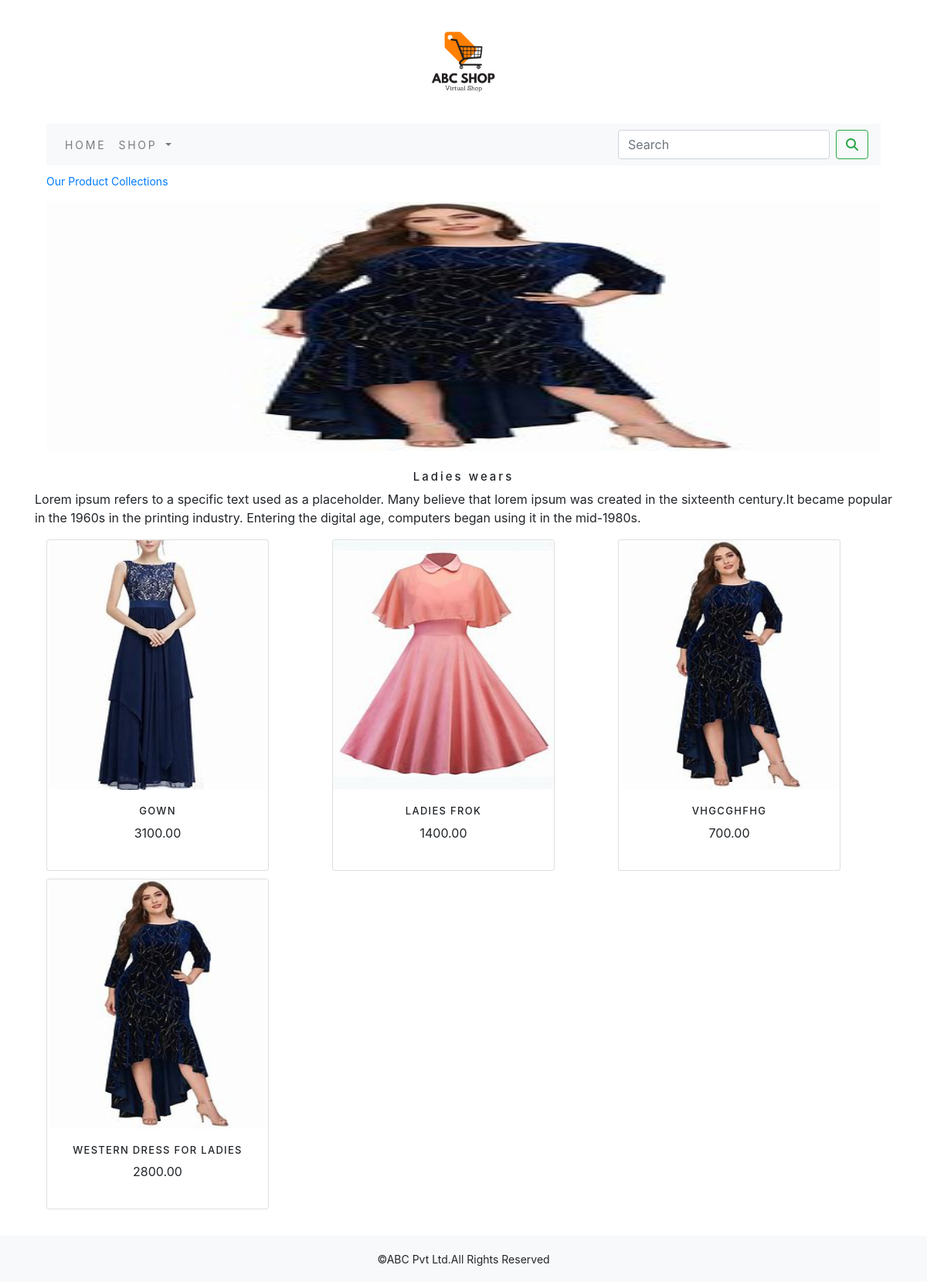
/ladies-wears/, run on the app's committed database.
### shop/models.py (models this page shows, shortened)
class Category(models.Model):
    name = models.CharField(max_length=250, unique=True)
    slug = models.SlugField(max_length=250, unique=True)
    description = models.TextField(blank=True)
    image = models.ImageField(upload_to='category', blank=True)
    class Meta:
        ordering = ('name',)
        verbose_name = 'category'
        verbose_name_plural = 'categories'
    def get_url(self):
        return reverse('shop:products_by_category',args=[self.slug])

class Product(models.Model):
    name = models.CharField(max_length=250, unique=True)
    slug = models.SlugField(max_length=250, unique=True)
    description = models.TextField(blank=True)
    price = models.DecimalField(max_digits=10, decimal_places=2)
    category = models.ForeignKey(Category, on_delete=models.CASCADE)
    image = models.ImageField(upload_to='products', blank=True)
    stock = models.IntegerField()
    available = models.BooleanField(default=True)
    created = models.DateTimeField(auto_now_add=True)
    updated = models.DateTimeField(auto_now=True)
    class Meta:
        ordering = ('name',)
        verbose_name = 'product'
        verbose_name_plural = 'products'
    def get_url(self):
        return reverse('shop:prodCatDetail',args=[self.category.slug,self.slug])

### shop/views.py (the view)
# urls.py: path('',views.allProdCat,name='allProdCat'),
def allProdCat(request, c_slug=None):
    c_page = None
    products_list = None
    if c_slug != None:
        c_page = get_object_or_404(Category, slug=c_slug)
        products_list = Product.objects.all().filter(category=c_page, available=True)
    else:
        products_list = Product.objects.all().filter(available=True)
    paginator=Paginator(products_list,6)
    try:
        page=int(request.GET.get('page','1'))
    except:
        page=1
    try:
        products=paginator.page(page)
    except (EmptyPage,InvalidPage):
        products=paginator.page(paginator.num_pages)
    return render(request, "category.html", {'category': c_page, 'products': products})

### cart/context_processors.py (called while the page is built)
def counter(request):
    item_count=0
    if 'admin' in request.path:
        return {}
    else:
        try:
            cart=Cart.objects.filter(cart_id=_cart_Id(request))
            cart_items=CartItem.objects.all().filter(cart=cart[:1])
            for cart_item in cart_items:
                item_count +=cart_item.quantity
        except Cart.DoesNotExist:
            item_count= 0
    return dict(item_count=item_count)

### cart/views.py (called while the page is built)
def _cart_Id(request):
    cart = request.session.session_key
    if not cart:
        cart = request.session.create()
    return cart

### shop/context_processors.py (called while the page is built)
def menu_links(requests):
    links=Category.objects.all()
    return dict(links=links)

### templates/category.html (shortened to what this page needs)
{% extends 'base.html' %}
{% load static %}
{% block content %}
{% if category %}
<div class="container">
    <div class="my_row_class">
        <div class="mx_auto">
            <p><a href="{% url 'shop:allProdCat' %}">Our Product Collections</a></p>
        </div>
    </div>
</div>
{% endif %}
<div class="container mx_auto">
    {% if category %}
    <img class="my_image" src="{% if category.image %}{{ category.image.url }}{% else %}#{% endif %}" alt="{{ category.name }}">
</div><br>
<div>
    <h1 class="text-center my_title">{{ category.name }}</h1>
    <p class="text-justify mx_auto">{{ category.description }}</p>
</div>
{% endif %}
<div class="container">
    <div class="row mx_auto">
        {% for product in products.object_list %}
        <div class="my_bottom_margin col-9 col-sm-12 col-md-4 col-lg-4">
            <div class="card text-center" style="width: 18rem;">
                <a href="{{ product.get_url }}"><img class="card-img-top my_image"
                                                     src="{% if product.image %}{{ product.image.url }}{% else %}#{% endif %}"
                                                     alt="{{ product.name }}"></a>
                <div class="card-body">
                    <h4>{{ product.name }}</h4>
                    <p>{{ product.price }}</p>
                </div>
            </div>
        </div>
        {% endfor %}
        <div class="mx_auto col-md-12">
        </div>
        <br>
    </div>
</div>
{% endblock %}

### templates/base.html (shortened to what this page needs)
{% load static %}
<!DOCTYPE html>
<html lang="en">
<head>
    <link rel="stylesheet" href="{% static 'css/custome.css' %}">
    <link rel="stylesheet" href="{% static 'css/bootstrap.min.css' %}">
</head>
<body>
<div class="container">
    {% include 'header.html' %}
    {% include 'nav.html' %}
    {% block content %}
    {% endblock %}
</div>
{% include 'footer.html' %}
</body>
</html>

### templates/header.html
{% load static %}
<header>
    <center>
        <a href="{% url 'shop:allProdCat' %}"><img src="{% static 'img/logo.png' %}" alt="logoimage" height=160px></a>
    </center>
</header>

### templates/nav.html (shortened to what this page needs)
<div class="container">
    <nav class="navbar navbar-expand-lg navbar-light bg-light">
        <div class="collapse navbar-collapse" id="navbarSupportedContent">
            <ul class="navbar-nav mr-auto">
                <li class="nav-item">
                    <a class="nav-link" href="{% url 'shop:allProdCat' %}">Home</a>
                </li>
                <li class="nav-item dropdown {% if 'shop' in request.path %} active {% endif %}">
                    <a class="nav-link dropdown-toggle" href="#" id="navbarDropdown" role="button"
                       data-bs-toggle="dropdown"
                       aria-haspopup="true" aria-expanded="false">
                        Shop
                    </a>
                </li>
            </ul>
            <form class="form-inline my-2 my-lg-0" action="{% url 'search_app:SearchResult' %}" method="get">
                <input class="form-control mr-sm-2" type="search" placeholder="Search" aria-label="Search" name="q">
                <button class="btn btn-outline-success my-2 my-sm-0" type="submit"><i class="fa fa-search"></i></button>
            </form>
        </div>
    </nav>
</div>

### templates/footer.html
<div class="footer navbar-fixed-bottom my_footer">
    <p class="text-center">&copy;ABC Pvt Ltd.All Rights Reserved</p>
</div>

### static/css/custome.css (style rules this page uses)
body { font-family: 'Roboto', sans-serif; }
.nav-item { letter-spacing:.2em; font-size:14px; text-transform:uppercase; }
.my_footer { background-color:#f8f9fa; height:60px; }
.my_footer p { padding-top:20px; font-size:14px; }
.my_row_class { padding-top:10px; }
.my_row_class .mx_auto { color:#000; font-size:14px; }
.my_image { width:100%; height:323px; }
.my_title { font-size:15px; letter-spacing:.2em; }
.my_bottom_margin { margin-bottom:10px; }
.card-body h4 { font-size:13px; text-transform:uppercase; letter-spacing:.1em; }

### data on the page
Category: image (picture), name "Ladies wears", description "Lorem ipsum refers to a specific text used as a placeholder. Many believe that lorem ipsum was created in the sixteenth century.It became popular in the 1960s in the printing industry. Entering the digital age, computers began using it in the mid-1980s."
Product: image (picture), name "GOWN", price "3100.00"
Product: image (picture), name "LADIES FROK", price "1400.00"
Product: image (picture), name "VHGCGHFHG", price "700.00"
Product: image (picture), name "WESTERN DRESS FOR LADIES", price "2800.00"
